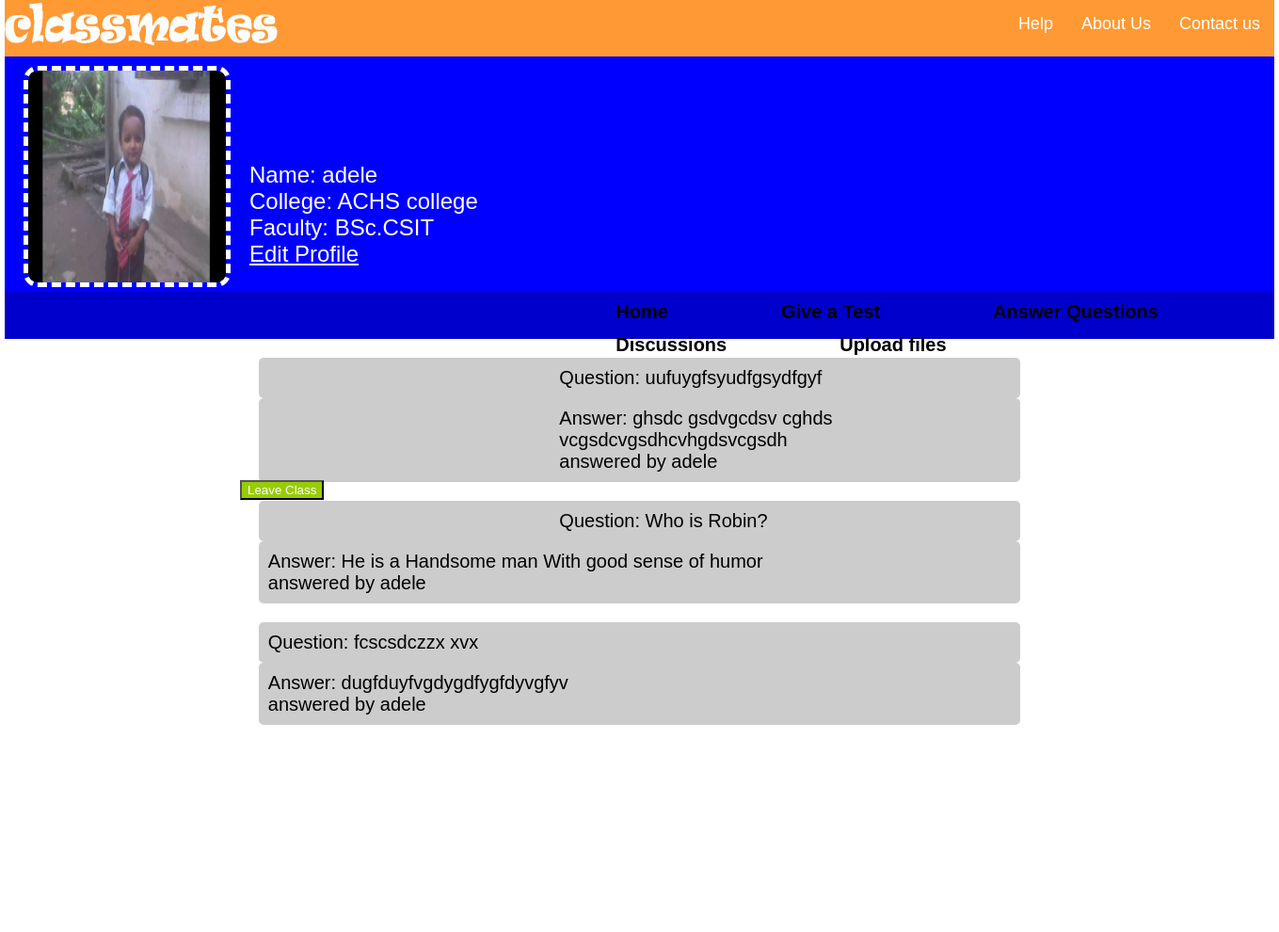
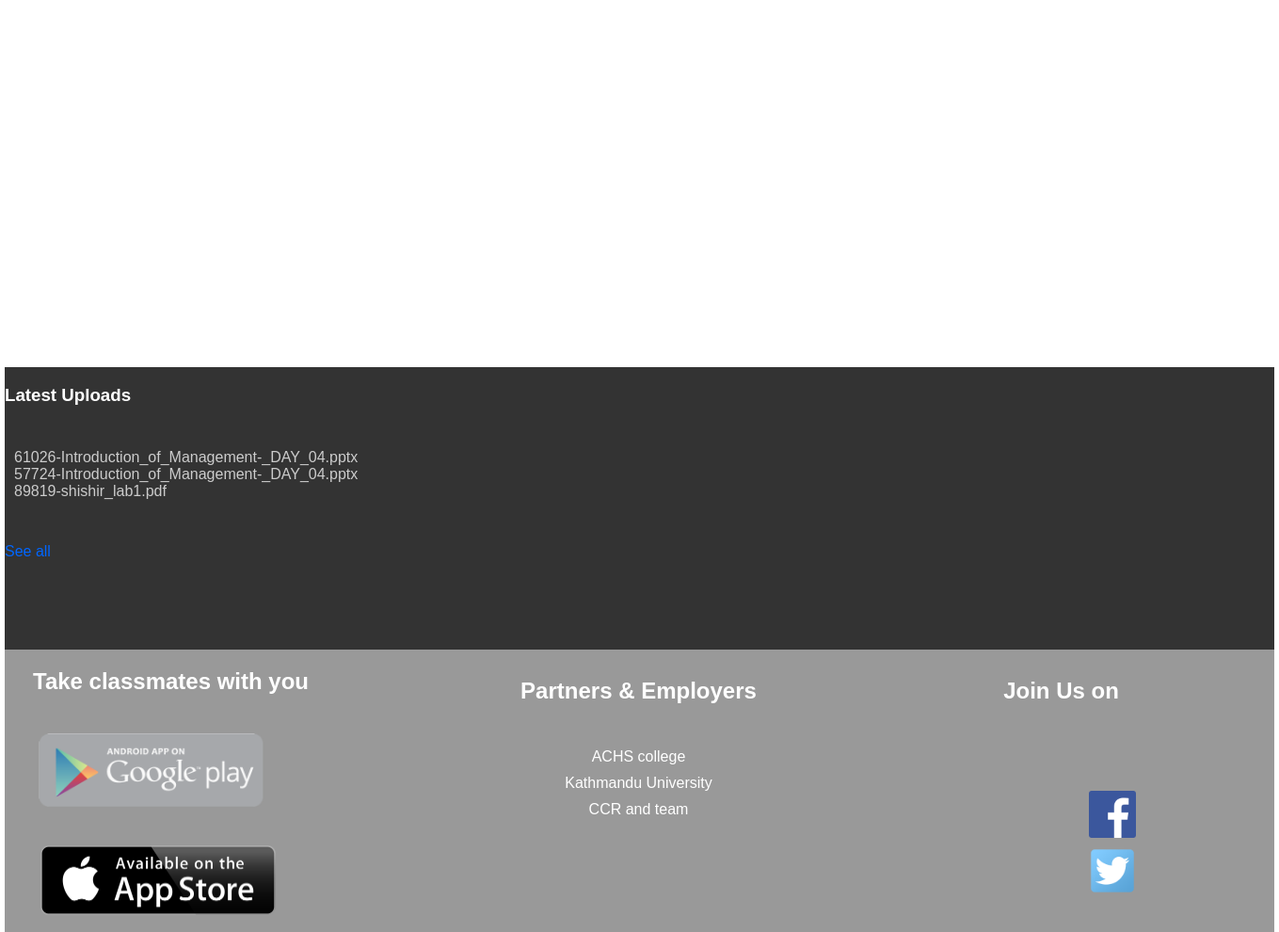
The page /profile.php (signed in) on the database its author committed (2 pictures, top to bottom).
### tables this page shows
CREATE TABLE IF NOT EXISTS `tbl_image` (
  `id` int(11) NOT NULL,
  `user_id` int(11) NOT NULL,
  `photo_thumb` varchar(100) NOT NULL,
  `photo_large` varchar(100) NOT NULL
);

CREATE TABLE IF NOT EXISTS `tbl_user` (
  `id` int(11) NOT NULL,
  `type` enum('student','teacher') NOT NULL,
  `fullname` varchar(100) NOT NULL,
  `email` varchar(100) NOT NULL,
  `username` varchar(100) NOT NULL,
  `password` varchar(100) NOT NULL,
  `Gender` enum('male','female') NOT NULL,
  `college` varchar(100) NOT NULL,
  `faculty` varchar(100) NOT NULL,
  `phone` int(11) NOT NULL,
  `image` varchar(100) NOT NULL
);

CREATE TABLE IF NOT EXISTS `tbl_qa` (
  `id` int(11) NOT NULL,
  `question` text NOT NULL,
  `answer` text NOT NULL,
  `user_id` int(11) NOT NULL
);

CREATE TABLE IF NOT EXISTS `tbl_upload` (
  `id` int(11) NOT NULL,
  `user_id` int(11) NOT NULL,
  `description` varchar(500) NOT NULL,
  `upload` varchar(100) NOT NULL,
  `type` varchar(10) NOT NULL,
  `size` int(11) NOT NULL
);

### include/tprofile.php (the view, shortened to what this page needs)
<!DOCTYPE html PUBLIC "-//W3C//DTD XHTML 1.0 Transitional//EN" "http://www.w3.org/TR/xhtml1/DTD/xhtml1-transitional.dtd">
<html xmlns="http://www.w3.org/1999/xhtml">
<head>
<link href="css/profile.css" type="text/css"  rel="stylesheet" />
</head>
<body>
<div class="wrapper">
<?php include('include/header.php'); ?>
 <?php
						$userid = $_SESSION['user_id'];
						$q = "SELECT * FROM tbl_user WHERE id = '$userid'";
						$result = mysql_query($q);
						$row = mysql_fetch_array($result);
			?>
	<div class="profile">
    	<div class="info">
        	<div class="image">
             <?php
			 	$r = "SELECT * FROM tbl_image WHERE user_id = '$userid'";
				$result1 = mysql_query($r);
				$row1 = mysql_fetch_array($result1);
			 ?>
            <img src="userimage/<?php echo $row1['photo_thumb']; ?>" height="220" width="150" />
           </div>
            <div class="name">
            	<br /><br /><br /><br />
            	Name: <?php echo $row['fullname']; ?><br />
                College: <?php echo $row['college']; ?><br />
                Faculty:  <?php echo $row['faculty']; ?><br />
                <a href="editprofile.php">Edit Profile</a>
            </div>
            <a href="leaveclass.php">
            <div class="leave">
            	<input type="button" value="Leave Class" class="leaveclass" />
            </div>
            </a>
            <br clear="all" />
        </div>
        <div class="nav">
<ul>
		 	<li><a href="tprofile.php">Home</a></li>
            <li><a href="#">Give a Test</a></li>
            <li><a href="answerquestion.php">Answer Questions</a></li>
            <li><a href="#">Discussions</a></li>
            <li><a href="uploadfiles.php">Upload files</a></li>
</ul>
        </div>
        <div class="wall">
        	<div class="QA">
            	<?php
				$q = "SELECT * FROM tbl_qa WHERE id ORDER BY id DESC";
				$result = mysql_query($q);
				$num = mysql_num_rows($result);
				for($i=1; $i<=$num; $i++)
				{
					$row = mysql_fetch_array($result);
					$question=$row['question'];
					$answer = $row['answer'];
					$user_id = $row['user_id'];
		?>
            <?php
				$s="SELECT * FROM tbl_user where id='$user_id'";
				$result2=mysql_query($s);
				$row2=mysql_fetch_array($result2);
				$fullname=$row2['fullname'];
			?>
        	<div class="questiontitle" >
            	Question: <?php echo $question ?>
            </div>
            <div class="answertitle" >
            	Answer: <?php echo $answer ?><br />
                answered by <?php echo $fullname ?>
            </div>
         <?php
				}
		?>
        </div>
        </div>
        <div class="latest">
        	<div class="uploads">
            <h3>Latest Uploads</h3><br />
            <div class="echo">
            	<?php
				$q = "SELECT * FROM tbl_upload WHERE id ORDER BY id DESC";
				$result = mysql_query($q);
				for($i=1; $i<=5; $i++)
				{
					$row = mysql_fetch_array($result);
					$upload=$row['upload'];
				?>
                <?php echo $upload; ?><br />
                <?php
					}
				?>
               </div>
				<a href="files.php">See all</a>
            </div>
            <div class="events">
            </div>
        </div>
	</div>
    <?php include('include/footer.php'); ?>
</div>
</body>
</html>

### css/profile.css (style rules this page uses)
body { margin:0px; padding:0px; font-family:Tahoma, Geneva, sans-serif; }
.wrapper { height:auto; width:1349px; padding:0px; margin:0 auto; background-color:#F93; }
ul, li { margin:0px; padding:0px; }
.wrapper .profile { height:auto; background-color:#FFF; }
.wrapper .profile .info { width:100%; height:250px; background-color:#00F; }
.wrapper .profile .info .image { height:100%; width:260px; float:left; }
.wrapper .profile .info .image img { height:90%; width:210px; margin:10px 20px; border:#FFF dashed 5px; border-radius:15px; }
.wrapper .profile .info .name { height:100%; width:500px; font-size:24px; color:#FFF; float:left; }
.wrapper .profile .info .name a { color:#FFF; }
.wrapper .profile .info .leave { height:100%; float:left; }
.wrapper .profile .info .leave .leaveclass { background-color:#9C0; color:#FFF; margin:200px 250px; }
.wrapper .profile .nav { height:50px; padding-left:60px; background-color:#00C; }
.wrapper .profile .nav li { float:left; list-style:none; }
.wrapper .profile .nav li a { display:inline-block; padding:0px 60px; height:25px; padding-top:10px; font-size:20px; font-family:Arial, Helvetica, sans-serif; color:#000; text-decoration:none; font-weight:bold; }
.wrapper .profile .wall { margin:0 auto; width:100%; height:1000px; background-color:#FFF; }
.wrapper .profile .wall .QA { margin:0 auto; height:100%; width:60%; background-color:#FFF }
.wrapper .profile .latest { width:100%; height:300px; background-color:#000; }
.wrapper .profile .latest .uploads { height:100%; width:50%; background-color:#333; float:left; }
.wrapper .profile .latest .uploads h3 { color:#FFF; }
.wrapper .profile .latest .uploads .echo { width:70%; height:auto; padding:10px; color:#CCC; }
.wrapper .profile .latest .uploads a { color:#06F; text-decoration:none; }
.wrapper .profile .latest .events { height:100%; width:50%; background-color:#333; float:left; }
.wrapper .QA .questiontitle { height:auto; font-size:20px; padding:10px; background-color:#CCC; margin-top:20px; border-radius:5px; }
.wrapper .QA .answertitle { height:auto; font-size:20px; padding:10px; background-color:#CCC; margin-bottom:20px; border-radius:5px; }

### rows shown on the page
tbl_image: photo_thumb (picture)
tbl_user: fullname "adele", college "ACHS college", faculty "BSc.CSIT"
tbl_qa: question "uufuygfsyudfgsydfgyf", answer "ghsdc gsdvgcdsv cghds vcgsdcvgsdhcvhgdsvcgsdh", user.fullname "adele"
tbl_qa: question "Who is Robin?", answer "He is a Handsome man With good sense of humor", user.fullname "adele"
tbl_qa: question "fcscsdczzx xvx", answer "dugfduyfvgdygdfygfdyvgfyv", user.fullname "adele"
tbl_upload: upload "61026-Introduction_of_Management-_DAY_04.pptx"
tbl_upload: upload "57724-Introduction_of_Management-_DAY_04.pptx"
tbl_upload: upload "89819-shishir_lab1.pdf"
